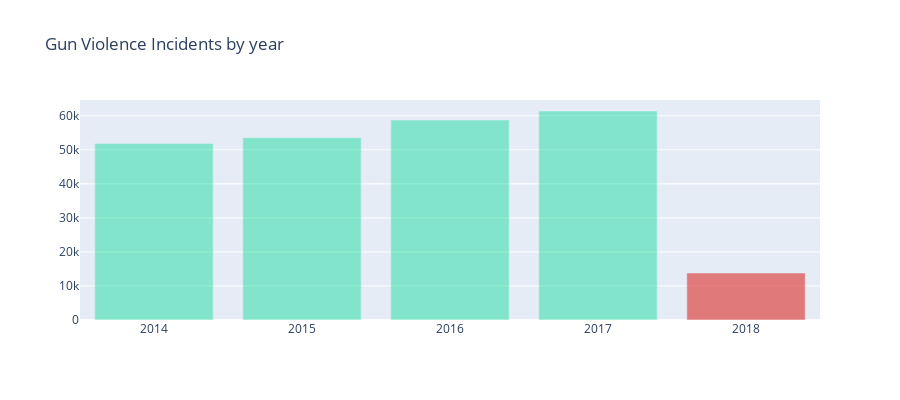

Notebook source saved alongside this figure:
### Markdown cell above
## <a id="2">2. Exploring Time Related Trends of Gun Violence</a>

In this section, I will analyse the time related trends related to Gun Violence Incidents. This includes the number of incidents which occured by years, months, weekdays etc. 

### <a id="2.1">2.1 Number of Gun Violence Incidents by Years </a>

Lets plot the number of gun violence incidents by years. I have not included the data from the years 2014 onwards.

### Code cell
# function to aggregate and return keys and values
def create_stack_bar_data(col):
    aggregated = df[col].value_counts()
    x_values = aggregated.index.tolist()
    y_values = aggregated.values.tolist()
    return x_values, y_values

x1, y1 = create_stack_bar_data('year')
x1 = x1[:-1]
y1 = y1[:-1]
trace1 = go.Bar(x=x1, y=y1, opacity=0.75, name="year count", marker=dict(color=['rgba(10, 220, 150, 0.6)', 'rgba(10, 220, 150, 0.6)', 'rgba(10, 220, 150, 0.6)', 'rgba(10, 220, 150, 0.6)', 'rgba(222,45,38,0.8)']))
layout = dict(height=400, title='Gun Violence Incidents by year', legend=dict(orientation="h"));
fig = go.Figure(data=[trace1], layout=layout);
iplot(fig);

### Figure 1 — Plotly figure (JSON) as saved in the notebook; plotly's stock layout.template omitted (floating-point values rounded to 4 significant figures)
{"data": [{"marker": {"color": ["rgba(10, 220, 150, 0.6)", "rgba(10, 220, 150, 0.6)", "rgba(10, 220, 150, 0.6)", "rgba(10, 220, 150, 0.6)", "rgba(222,45,38,0.8)"]}, "name": "year count", "opacity": 0.75, "type": "bar", "x": [2017, 2016, 2015, 2014, 2018], "y": [61402, 58763, 53579, 51854, 13802]}], "layout": {"height": 400, "legend": {"orientation": "h"}, "title": {"text": "Gun Violence Incidents by year"}}}
